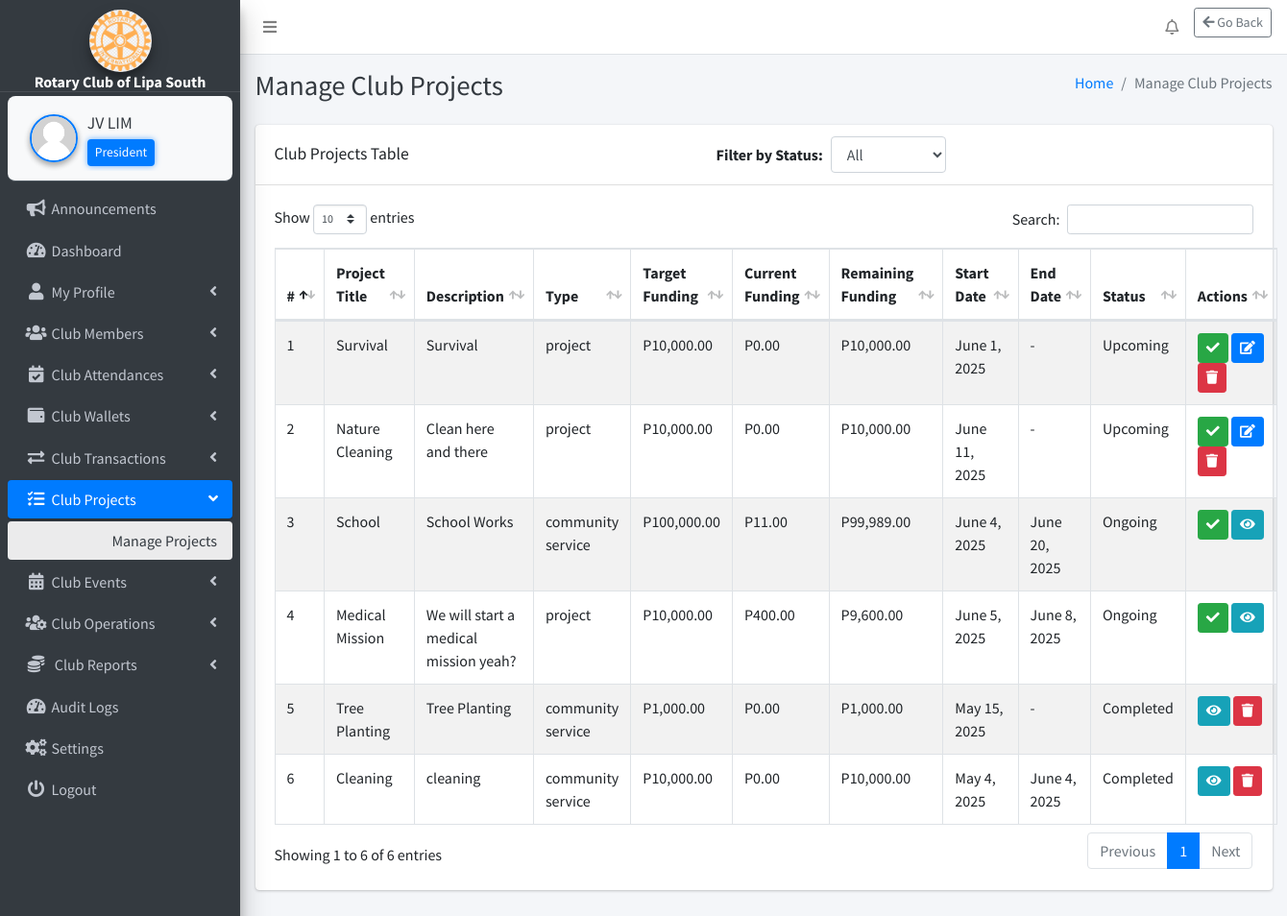
Page /webpages/club-projects/manage-projects/manage_projects.php (signed in) on the committed database.
### tables this page shows
CREATE TABLE `settings` (
  `id` int(11) NOT NULL,
  `system_name` varchar(255) NOT NULL,
  `logo` varchar(255) NOT NULL,
  `currency` varchar(50) NOT NULL
);

CREATE TABLE `club_position` (
  `id` int(11) NOT NULL,
  `position_name` varchar(255) NOT NULL
);

CREATE TABLE `club_projects` (
  `id` int(11) NOT NULL,
  `title` varchar(255) NOT NULL,
  `description` text NOT NULL,
  `type` enum('project','event','community service','other') NOT NULL,
  `target_funding` decimal(10,2) DEFAULT 0.00,
  `current_funding` decimal(10,2) DEFAULT 0.00,
  `remaining_funding` decimal(10,2) GENERATED ALWAYS AS (`target_funding` - `current_funding`) STORED,
  `start_date` date NOT NULL,
  `end_date` date DEFAULT NULL,
  `location` varchar(255) NOT NULL,
  `status` enum('Upcoming','Ongoing','Completed') NOT NULL DEFAULT 'Upcoming',
  `encoded_by` int(11) NOT NULL,
  `encoded_at` timestamp NOT NULL DEFAULT current_timestamp(),
  `updated_at` timestamp NULL DEFAULT NULL ON UPDATE current_timestamp()
);

### webpages/club-projects/manage-projects/manage_projects.php (the view, shortened to what the rows shown need)
<?php
include_once($_SERVER['DOCUMENT_ROOT'] . '/rotary/includes/config.php');
$currencySymbol = '₱';
$currencyQuery = "SELECT currency FROM settings WHERE id = 1";
$currencyResult = $conn->query($currencyQuery);
if ($currencyResult->num_rows > 0) {
    $currencySymbol = $currencyResult->fetch_assoc()['currency'];
}
$filterStatus = isset($_GET['filter']) ? $_GET['filter'] : 'All';
$filterSql = ($filterStatus !== 'All') ? "WHERE status = ?" : "";
$query = "SELECT * FROM club_projects $filterSql ORDER BY encoded_at DESC";
$stmt = $conn->prepare($query);
$stmt->execute();
$result = $stmt->get_result();
?>
<!DOCTYPE html>
<html lang="en">
<?php include('../../../includes/header.php'); ?>
<link href="https://cdn.jsdelivr.net/npm/select2@4.1.0-rc.0/dist/css/select2.min.css" rel="stylesheet" />
<body class="hold-transition sidebar-mini layout-fixed layout-navbar-fixed layout-footer-fixed">
<div class="wrapper">
    <?php include('../../../includes/nav.php'); ?>
    <?php include('../../../includes/sidebar.php'); ?>
    <div class="content-wrapper">
        <?php include('../../../includes/page_title.php'); ?>
        <section class="content">
            <div class="container-fluid">
                <div class="row">
                    <div class="col-12">
                        <div class="card">
                            <div class="card-body">
                                <table id="projectsTable" class="table table-bordered table-striped">
                                    <thead>
                                        <tr>
                                            <th>#</th>
                                            <th>Project Title</th>
                                            <th>Description</th>
                                            <th>Type</th>
                                            <th>Target Funding</th>
                                            <th>Current Funding</th>
                                            <th>Remaining Funding</th>
                                            <th>Start Date</th>
                                            <th>End Date</th>
                                            <th>Status</th>
                                            <?php if ($_SESSION['role'] === '1' || $_SESSION['role'] === '3' || $_SESSION['role'] === '5' || $_SESSION['role'] === '100'): ?>
                                                <th>Actions</th>
                                            <?php endif; ?>
                                        </tr>
                                    </thead>
                                    <tbody>
                                        <?php
                                        $counter = 1;
                                        while ($row = $result->fetch_assoc()) {
                                            echo "<tr>";
                                            echo "<td>{$counter}</td>";
                                            echo "<td>" . htmlspecialchars($row['title']) . "</td>";
                                            echo "<td>" . htmlspecialchars($row['description']) . "</td>";
                                            echo "<td>" . htmlspecialchars($row['type']) . "</td>";
                                            echo "<td>{$currencySymbol}" . number_format($row['target_funding'], 2) . "</td>";
                                            echo "<td>{$currencySymbol}" . number_format($row['current_funding'], 2) . "</td>";
                                            echo "<td>{$currencySymbol}" . number_format($row['remaining_funding'], 2) . "</td>";
                                            echo "<td>" . date("F j, Y", strtotime($row['start_date'])) . "</td>";
                                            echo "<td>" . ($row['end_date'] ? date("F j, Y", strtotime($row['end_date'])) : '-') . "</td>";
                                            echo "<td>" . htmlspecialchars($row['status']) . "</td>";
                                            if ($_SESSION['role'] === '1' || $_SESSION['role'] === '3' || $_SESSION['role'] === '5' || $_SESSION['role'] === '100') {
                                                echo "<td>";
                                                if (in_array($_SESSION['role'], ['1', '3', '100'])) {
                                                   if ($row['status'] === 'Upcoming') {
                                                        echo '<button class="btn btn-success btn-sm confirm-action" data-id="' . $row['id'] . '" data-status="Ongoing" data-action-type="status" title="Mark as Ongoing"><i class="fas fa-check"></i></button> ';
                                                        echo '<a href="edit_project.php?id=' . $row['id'] . '" class="btn btn-primary btn-sm" title="Edit Project"><i class="fas fa-edit"></i></a> ';
                                                        echo '<button class="btn btn-danger btn-sm confirm-action" data-id="' . $row['id'] . '" data-action-type="delete" title="Delete Project"><i class="fas fa-trash"></i></button>';
                                                    }
                                                    elseif ($row['status'] === 'Ongoing') {
                                                     echo '<button class="btn btn-success btn-sm confirm-action" data-id="' . $row['id'] . '" data-status="Completed" data-action-type="status" title="Mark as Completed"><i class="fas fa-check"></i></button> ';
                                                        echo '<a href="project_details.php?id=' . $row['id'] . '" class="btn btn-info btn-sm" title="View Details"><i class="fas fa-eye"></i></a>';
                                                    } elseif ($row['status'] === 'Completed') {
                                                        echo '<a href="project_details.php?id=' . $row['id'] . '" class="btn btn-info btn-sm" title="View Details"><i class="fas fa-eye"></i></a> ';
                                                      echo '<button class="btn btn-danger btn-sm confirm-action" data-id="' . $row['id'] . '" data-action-type="delete" title="Delete Project"><i class="fas fa-trash"></i></button>';
                                                    }
                                                } elseif ($_SESSION['role'] === '5' || $_SESSION['role'] === '100') {
                                                    echo '<a href="project_details.php?id=' . $row['id'] . '" class="btn btn-info btn-sm" title="View Details"><i class="fas fa-eye"></i></a>';
                                                }
                                                echo "</td>";
                                            }
                                            echo "</tr>";
                                            $counter++;
                                        }
                                        ?>
                                    </tbody>
                                </table>
                            </div>
                        </div>
                    </div>
                </div>
            </div>
        </section>
    </div>
</div>
</body>
</html>

### includes/sidebar.php (shortened to what the rows shown need)
<?php
function getSystemName() {
    global $conn;
    $result = $conn->query("SELECT system_name FROM settings");
    return ($result->num_rows > 0) ? $result->fetch_assoc()['system_name'] : 'RCLS';
}
if (isset($_SESSION['user_id'])) {
    $userId = $_SESSION['user_id'];
    $positionName = '';
    $sql = "SELECT cp.position_name
            FROM club_position cp
            INNER JOIN members m ON cp.id = m.role
            WHERE m.id = '$userId'";
    $positionResult = $conn->query($sql);
    if ($positionResult && $positionRow = $positionResult->fetch_assoc()) {
        $positionName = $positionRow['position_name'];
    }
}
function getLogoUrl() {
    global $conn;
    $result = $conn->query("SELECT logo FROM settings");
    if ($result->num_rows > 0) {
        $logoFile = $result->fetch_assoc()['logo'];
        $path = "/rotary/uploads/" . $logoFile;
        return file_exists($_SERVER['DOCUMENT_ROOT'] . $path) ? $path : "/rotary/dist/img/AdminLTELogo.png";
    }
    return "/rotary/dist/img/AdminLTELogo.png";
}
?>
<aside class="main-sidebar sidebar-dark-primary elevation-4">
    <div class="text-center"
         style="padding: 10px 0 0 0; margin: 0 !important; border-bottom: 1px solid rgba(255,255,255,0.1);">
        <a href="#" class="d-block" style="margin: 0; padding: 0;">
            <img src="<?php echo getLogoUrl(); ?>"
                 alt="Logo"
                 class="img-circle elevation-3"
                 style="width: 65px; height: 65px; object-fit: cover; margin: 0 auto; display: block;">
            <div class="brand-text font-weight-bold text-white"
                 style="font-size: 1rem; line-height: 1.1; margin: 2px 0 0 0;">
                <?php echo getSystemName(); ?>
            </div>
        </a>
    </div>
    <div class="sidebar" style="padding-top: 4px !important; margin-top: 0 !important;">
        <div class="user-panel d-flex align-items-center"
             style="background-color: #f8f9fa; border-radius: 8px; padding: 10px; margin: 0 !important;">
            <div class="info flex-grow-1">
                <a href="/rotary/webpages/manage-profile/my-profile/my_profile.php"
                   class="d-block fw-semibold text-dark"
                   style="font-size: 1.1rem; white-space: nowrap; overflow: hidden; text-overflow: ellipsis;">
                    <?php echo htmlspecialchars($_SESSION['fullname'] ?? 'Guest'); ?>
                </a>
                <?php if (!empty($positionName)): ?>
                    <small class="d-block mt-1 px-2 py-1 rounded"
                           style="background-color: #007bff; color: white; font-size: 0.85rem; max-width: fit-content; box-shadow: 0 0 6px rgba(0, 123, 255, 0.6);">
                        <?php echo htmlspecialchars($positionName); ?>
                    </small>
                <?php else: ?>
                    <small class="d-block mt-1 text-muted" style="font-size: 0.85rem;">No Role Assigned</small>
                <?php endif; ?>
            </div>
        </div>
    </div>
</aside>

### rows in the picture
settings: logo (picture), system_name "Rotary Club of Lipa South", currency "P"
club_position: position_name "President"
club_projects: title "Survival", description "Survival", type "project", target_funding "10,000.00", current_funding "0.00", remaining_funding "10,000.00", start_date "June 1, 2025", status "Upcoming"
club_projects: title "Nature Cleaning", description "Clean here and there", type "project", target_funding "10,000.00", current_funding "0.00", remaining_funding "10,000.00", start_date "June 11, 2025", status "Upcoming"
club_projects: title "School", description "School Works", type "community service", target_funding "100,000.00", current_funding "11.00", remaining_funding "99,989.00", start_date "June 4, 2025", end_date "June 20, 2025", status "Ongoing"
club_projects: title "Medical Mission", description "We will start a medical mission yeah?", type "project", target_funding "10,000.00", current_funding "400.00", remaining_funding "9,600.00", start_date "June 5, 2025", end_date "June 8, 2025", status "Ongoing"
club_projects: title "Tree Planting", description "Tree Planting", type "community service", target_funding "1,000.00", current_funding "0.00", remaining_funding "1,000.00", start_date "May 15, 2025", status "Completed"
club_projects: title "Cleaning", description "cleaning", type "community service", target_funding "10,000.00", current_funding "0.00", remaining_funding "10,000.00", start_date "May 4, 2025", end_date "June 4, 2025", status "Completed"

### other values in the picture
$_SESSION['fullname'] "JV LIM"
$pageTitle "Manage Club Projects"
